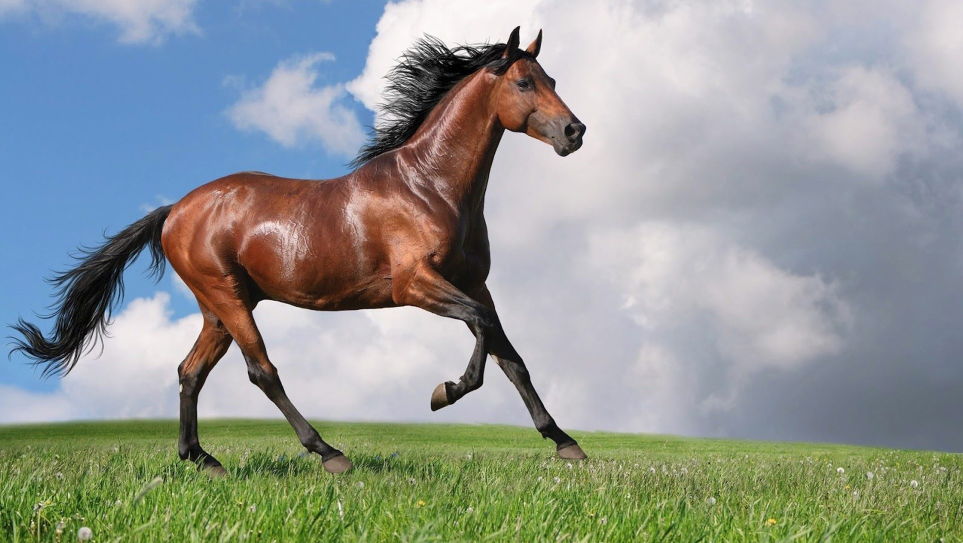
#> input picture Week1/Task3/horse.jpg, 1926 x 1086 px (shown at 1/2 size)
$ python canny.py
#> lines starting #> are read from the running program, lines starting #| are printed output that depends on the picture
import cv2 as cv
import numpy as np
import matplotlib.pyplot as plt

horse = cv.imread('horse.jpg')
#> horse is the input picture: shape (1086, 1926, 3); mean B, G, R 148.2, 152, 145.5

edges = cv.Canny(horse,299,168)
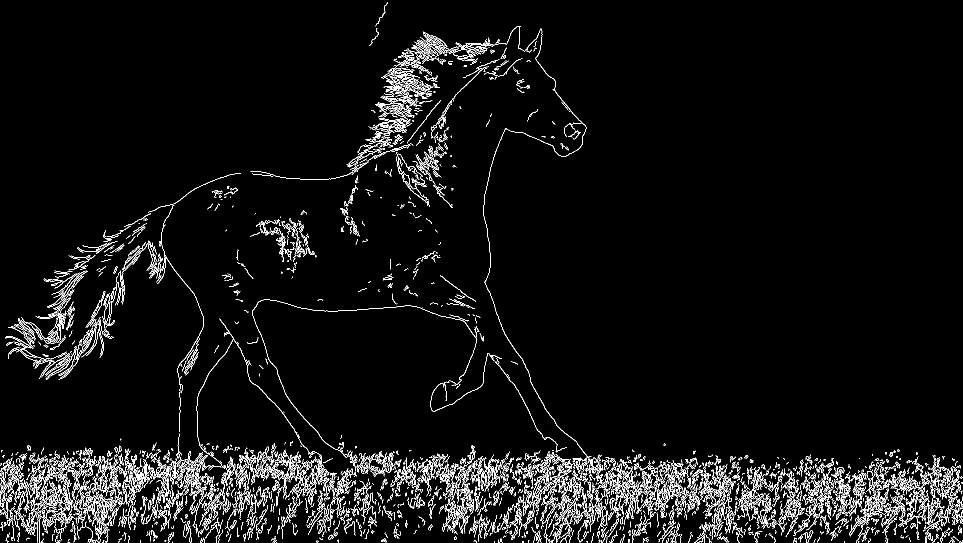
#> edges: shape (1086, 1926) (shown at 1/2 size); 4.6% white in thin lines or dots

cv.imshow('horse', edges)

$ run again, with Week1/Task3/nemo.jpg copied over Week1/Task3/horse.jpg
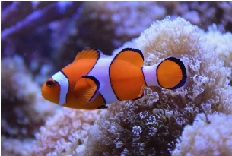
#> input picture Week1/Task3/nemo.jpg, 232 x 156 px
#> horse is the input picture: shape (156, 232, 3); mean B, G, R 125.6, 95.4, 113.2
#> `edges = cv.Canny(horse,299,168)`:
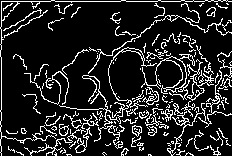
#> edges: shape (156, 232); 14.5% white in thin lines or dots

$ run again, with Week1/Task3/sudoku.jpg copied over Week1/Task3/horse.jpg
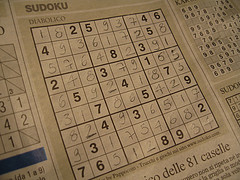
#> input picture Week1/Task3/sudoku.jpg, 240 x 180 px
#> horse is the input picture: shape (180, 240, 3); mean B, G, R 86.4, 117.1, 140.5
#> `edges = cv.Canny(horse,299,168)`:
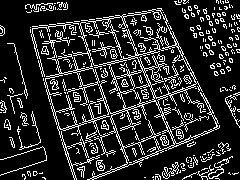
#> edges: shape (180, 240); 17% white in thin lines or dots
